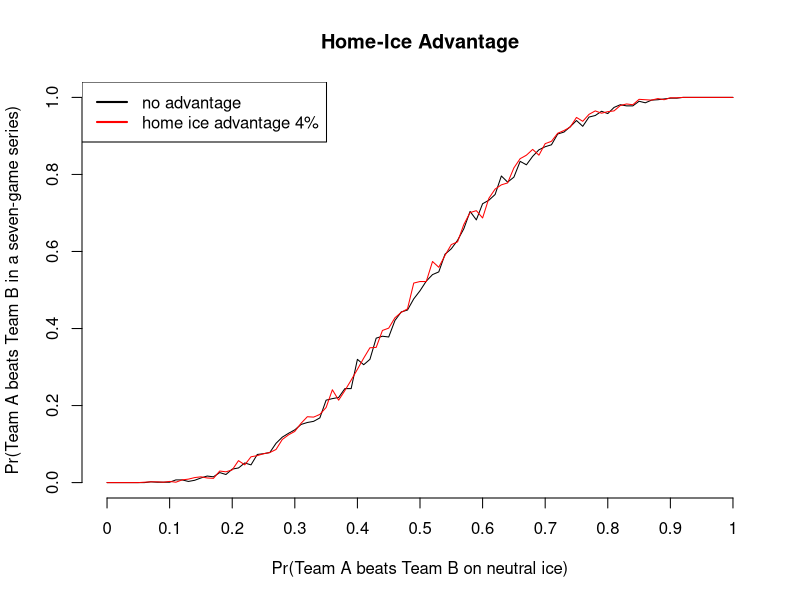

This chart was generated by the following R code:
#################################
##                             ##
##      HOME-ICE SIMULATOR     ##
##                             ##
##          Joe Walsh          ##
## https://github.com/jtwalsh0 ##
##        April 17, 2014       ##
##                             ##
#################################


## This script uses simulation to estimate the probability of one team beating
## another in a seven-game series.  Many observers argue that playing the majority
## of games on one's own ice significantly increases the probability of winning 
## the series; for example, see Nicholas Goss's article in Bleacher Report
## (http://bleacherreport.com/articles/1630882-how-much-does-home-ice-matter-in-the-stanley-cup-playoffs).
## It is true that teams with home-ice advantage tend to win their series, but they 
## also tend to get there by being the better team.  How important is home-ice
## advantage once we control for the relative quality of the teams?
##
## The script's user chooses three inputs: 
##   - p.teamA is the probability that team A
##   - p.home.ice is the increased probability that team A beats team B on team A's
##     ice and the probability that team B beats team A on team B's ice.  The 
##     default is 0.04, which was the single-game home-ice advantage in 2013 (see
##     http://www.sportingcharts.com/nhl/stats/team-home-and-away-winning-percentages/2013/).
##   - n.simulations is the number of series we would like to simulate for each p.teamA.
##     The more simulations we use, the more precise our estimates will be but the
##     longer the estimate takes to finish.
##
## The script plots the results.


# Set the seed for replicability
set.seed(12345)


# Create a function that takes the probability of team A winning a game on neutral ice, how much 
# more likely home teams are to winning than if they were playing on neutral ice, and the number
# of simulations we want for each set of p.teamA as inputs.
function.probability.of.winning.series <- function(p.teamA=.5, p.home.ice=.04, n.simulations=1000){

  # Matrix to store how many games each team won in a simulated series.
  # Each team starts with zero wins.
  series.results <- matrix(0, nrow=n.simulations, ncol=2)
    colnames( series.results ) <- c("TeamA", "TeamB")

  # At the extremes (e.g. probability of sharks winning is .01 and home-ice
  # advantage is .03), the probabilities can top 1 or drop below 0.  Fix that.
  with.home.ice <- p.teamA + p.home.ice
    if( with.home.ice < 0 )  with.home.ice <- 0
    if( with.home.ice > 1 )  with.home.ice <- 1
  without.home.ice <- p.teamA - p.home.ice
    if( without.home.ice < 0 )  without.home.ice <- 0
    if( without.home.ice > 1 )  without.home.ice <- 1
    
  for(i in 1:n.simulations){
  
    # Cycle until a team wins four games
    while( (series.results[i,1] < 4)  &  (series.results[i,2] < 4) ){
            
      if( sum(series.results[i,]) < 2 ){  # First two games played at teamA
        teamA.wins.the.game <- rbinom(n=1, size=1, prob=with.home.ice)
        if( teamA.wins.the.game == 1 ) series.results[i,1] <- series.results[i,1] + 1  else  series.results[i,2] <- series.results[i,2] + 1
      } else if( sum(series.results[i,]) >= 2  &  sum(series.results[i,]) < 4){  # Next two games at teamB
        teamA.wins.the.game <- rbinom(n=1, size=1, prob=without.home.ice)
        if( teamA.wins.the.game == 1 ) series.results[i,1] <- series.results[i,1] + 1  else  series.results[i,2] <- series.results[i,2] + 1
      } else if( sum(series.results[i,]) == 4){  # Fifth game at teamA
        teamA.wins.the.game <- rbinom(n=1, size=1, prob=with.home.ice)
        if( teamA.wins.the.game == 1 ) series.results[i,1] <- series.results[i,1] + 1  else  series.results[i,2] <- series.results[i,2] + 1
      } else if( sum(series.results[i,]) == 5){  # Sixth game at teamB
        teamA.wins.the.game <- rbinom(n=1, size=1, prob=without.home.ice)
        if( teamA.wins.the.game == 1 ) series.results[i,1] <- series.results[i,1] + 1  else  series.results[i,2] <- series.results[i,2] + 1
      } else if( sum(series.results[i,]) == 6){  # Seventh game at teamA
        teamA.wins.the.game <- rbinom(n=1, size=1, prob=with.home.ice)
        if( teamA.wins.the.game == 1 ) series.results[i,1] <- series.results[i,1] + 1  else  series.results[i,2] <- series.results[i,2] + 1
      }
        
    }
  
  }

  # series.results==4 creates a table of TRUE values where the cell equals 4
  # and FALSE values where it does not.  R treats TRUE as 1 and FALSE as 0 in 
  # arithmetic operations -- go ahead, type TRUE + TRUE and see what you get --
  # so I use the mean function and apply to get the proportion of series wins
  # for each team.
  return( apply(series.results==4, 2, mean) )

}



# Matrix to store results for home-ice advantage of .00 (no advantage)
matrix.probability.of.winning.series.00 <- matrix(NA, nrow=101, ncol=2)
  rownames(matrix.probability.of.winning.series.00) <- paste("p = ", 0:100/100, sep="")
  colnames(matrix.probability.of.winning.series.00) <- c("teamA", "teamB")

# Matrix to store results for home-ice advantage of .04
matrix.probability.of.winning.series.04 <- matrix(NA, nrow=101, ncol=2)
  rownames(matrix.probability.of.winning.series.04) <- paste("p = ", 0:100/100, sep="")
  colnames(matrix.probability.of.winning.series.04) <- c("teamA", "teamB")

for(i in 1:101){
  
  # Print the value of p.teamA so the user knows much progress the computer has made
  print((i-1)/100)
  
  # Store the results of no home-ice advantage in the appropriate matrix
  matrix.probability.of.winning.series.00[i,] <- function.probability.of.winning.series( p.teamA=(i-1)/100, p.home.ice=.00, n.simulations <- 1000 )
  
  # Store the results of home-ice advantage (4% is the default)
  matrix.probability.of.winning.series.04[i,] <- function.probability.of.winning.series( p.teamA=(i-1)/100, p.home.ice=.04, n.simulations <- 1000 )

}


# Plot the results
png("home-ice advantage.png")
  
  plot(x=c(0,1), y=c(0,1), type='n', axes=FALSE, 
       main="Home-Ice Advantage",
       xlab="Pr(Team A beats Team B on neutral ice)",
       ylab="Pr(Team A beats Team B in a seven-game series)")
  
  axis(1, at=0:10/10, labels=0:10/10)
  axis(2)
  
  points(0:100/100, matrix.probability.of.winning.series.00[,1], type='l', col='black')
  points(0:100/100, matrix.probability.of.winning.series.04[,1], type='l', col='red')
  
  legend('topleft', lwd=2, col=c("black","red"), legend=c("no advantage", "home ice advantage 4%"))

dev.off()
